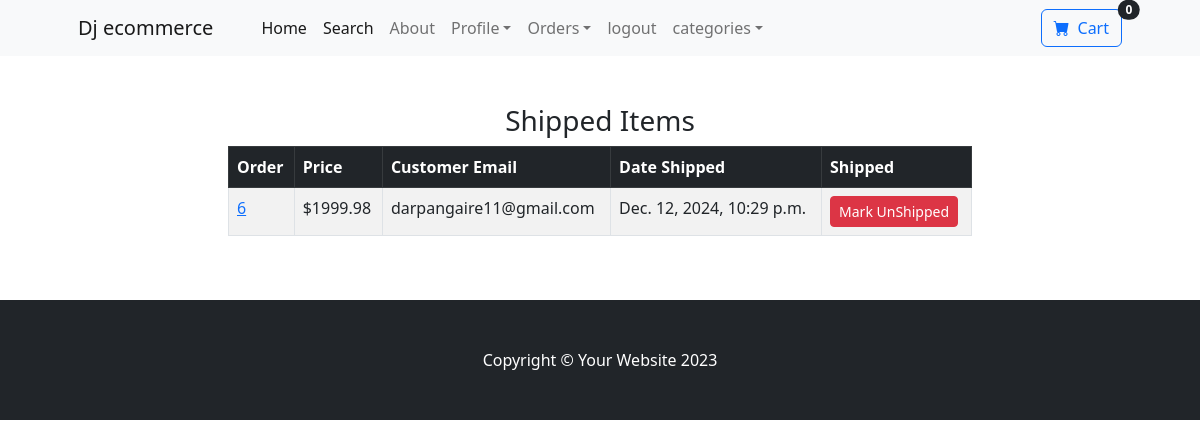
The page /payment/shipped_dash/ (signed in) on the database its author committed.
### payment/models.py (models this page shows, shortened)
class Order(models.Model):
  user = models.ForeignKey(User,on_delete=models.CASCADE,null=True,blank=True)
  full_name = models.CharField(max_length=250)
  email = models.EmailField(max_length=250)
  shipping_address = models.TextField(max_length=15000)
  amount_paid = models.DecimalField(max_digits=7,decimal_places=2)
  date_ordered = models.DateTimeField(auto_now_add=True)
  shipped = models.BooleanField(default=False)
  date_shipped = models.DateTimeField(blank=True,null=True)

### payment/views.py (the view, shortened to what this page needs)
# urls.py: path('shipped_dash/',views.shipped_dash,name='shipped_dash'),
def shipped_dash(request):
  if request.user.is_authenticated and request.user.is_superuser:
    orders = Order.objects.filter(shipped=True)
    return render(request,"payment/shipped_dash.html",{"orders":orders})
  else:
    messages.success(request,"Access Denied!")
    return redirect('home')

### cart/cart.py (called while the page is built)
    def __len__(self):
        return sum(self.cart.values())

### cart/context_processors.py (called while the page is built)
def cart(request):
  return {'cart':Cart(request)}

### payment/templates/payment/shipped_dash.html (shortened to what this page needs)
{% extends 'base.html' %}
{% block content %}
      <div class="container">
        <div class="row">
          <center>
            <div class="col-8">
              <br><br>
                <h3>Shipped Items</h3>
                <table class="table table-striped table-hover table-bordered">
                  <thead class="table-dark">
                    <tr>
                      <th scope="col">Order</th>
                      <th scope="col">Price</th>
                      <th scope="col">Customer Email</th>
                      <th scope="col">Date Shipped</th>
                      <th scope="col">Shipped</th>
                    </tr>
                  </thead>
                  <tbody>
                    {% for item in orders%}
                    <tr>
                      <td><a href="{% url 'orders' item.id %}">{{item.id}}</a></td>
                      <td>${{item.amount_paid}}</td>
                      <td>{{item.email}}</td>
                      <td>{{item.date_shipped}}</td>
                      <td>
                        <form action="" method="post">
                          <button type="submit" class="btn btn-danger btn-sm">Mark UnShipped</button>
                        </form>
                      </td>
                    </tr>
                    {% endfor %}
                  </tbody>
                </table>
              <br><br>
            </div>
          </center>
        </div>
      </div>
{% endblock content %}

### rows shown on the page
Order: id "6", amount_paid "1999.98", email "darpangaire11@gmail.com", date_shipped "Dec. 12, 2024, 10:29 p.m."

### other values the page prints
{{ cart|length }} "0"
